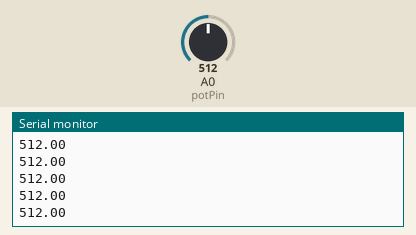
The sketch below on a simulated Arduino Uno, built with avr-gcc and run on an emulated ATmega328P. Parts: the last lines printed to the serial monitor. The test bench sets the inputs (shaded band); at power-on: A0 (potPin) = 512.

Above: at 1.2 s.
1.3 s: A0 (potPin) set to 716
At 2.4 s:
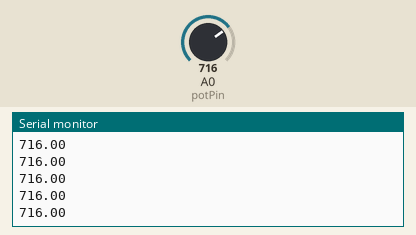
2.8 s: A0 (potPin) set to 900
At 3.5 s:
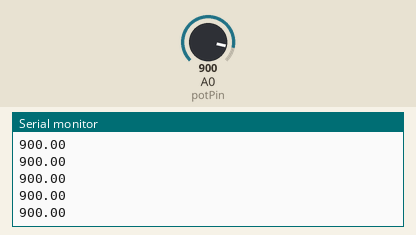
Timing chart, 0 to 5.8 s (numbered marks = the images above; inputs shaded):
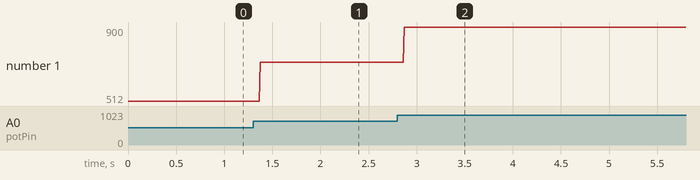

Measured:
- after the input at 1.3 s, the serial monitor: prints a new line after 0.07 s (image 1)
- after the input at 2.8 s, the serial monitor: prints a new line after 0.07 s (image 2)
- plotted number 1: 512 → 716 after the input at 1.3 s, 716 → 900 after the input at 2.8 s

The sketch:

Oppg._2_a_.ino
```cpp
const int potPin = A0; // Pin til potensiometer
float potValue; // Variabel for verdien til potensiometeret

void setup() {
  // put your setup code here, to run once:
  pinMode(potPin, INPUT); // Tar input fra potensimeteret
  Serial.begin(9600); // Åpner serialporten, setter data rate til 9600 bps
}

void loop() {
  // put your main code here, to run repeatedly:
  potValue = analogRead(potPin); // Leser av potensiometeret og lagrer verdien
  Serial.println(potValue);
}
```
